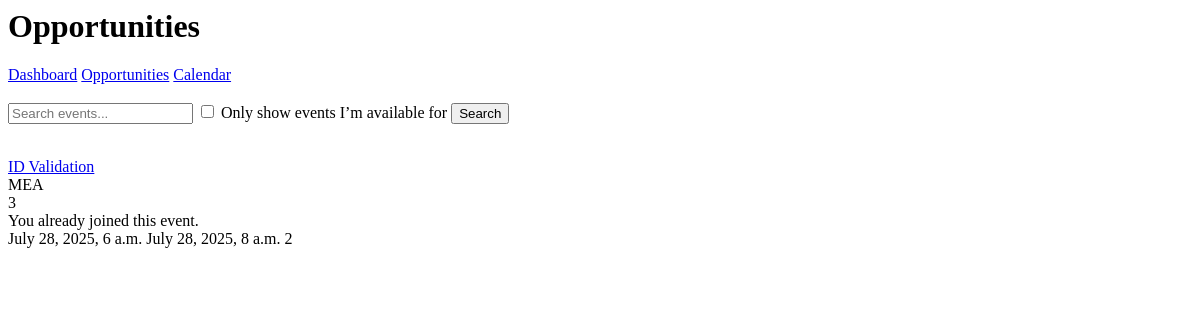
Page /student_opportunities/ (signed in) on the earlier database version.
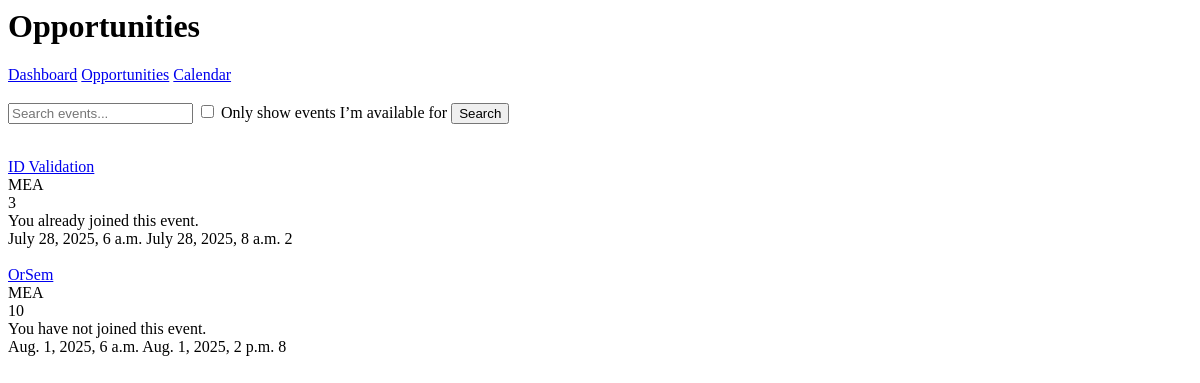
Same page on the later database version.
### core/models.py (models this page shows)
class Event(models.Model):
    name = models.CharField(max_length=100)
    description = models.TextField()
    location = models.CharField(max_length=50)
    service_hours = models.IntegerField()
    number_of_students = models.IntegerField()
    role_descriptions = models.TextField()
    start_datetime = models.DateTimeField()
    end_datetime = models.DateTimeField()
    organizer = models.ForeignKey(
        OrgProfile, on_delete=models.CASCADE, related_name="events"
    )
    approved = models.BooleanField(default=False)
    students = models.ManyToManyField(
        StudentProfile, through="Participation", related_name="events"
    )
    def remaining_slots(self):
        assigned_count = self.participation_set.count()
        return max(0, self.number_of_students - assigned_count)
    def is_user_in_event(self, user):
        try:
            student_profile = user.studentprofile
        except StudentProfile.DoesNotExist:
            return False
        return Participation.objects.filter(
            student=student_profile, event=self
        ).exists()

class OrgProfile(models.Model):
    user = models.OneToOneField(User, on_delete=models.CASCADE)
    name = models.CharField(max_length=100)

### core/views.py (the view, shortened to what this page needs)
# urls.py: path("student_opportunities/", views.student_opportunities, name="student_opportunities"),
@login_required
def student_opportunities(request):
    user = request.user
    try:
        student_profile = user.studentprofile
    except StudentProfile.DoesNotExist:
        student_profile = None
        return redirect("login_view")
    now = timezone.now()
    search_query = request.GET.get("search", "")
    events = Event.objects.filter(start_datetime__gt=now, approved=True)
    if search_query:
        events = events.filter(name__icontains=search_query)
    user_event_status = {}
    filter_conflicts = request.GET.get("filter_conflicts") == "on"
    for event in events:
        user_event_status[event.id] = event.is_user_in_event(user)
    context = {
        "student": student_profile,
        "events": events,
        "user_event_status": user_event_status,
        "search_query": search_query,
        "filter_conflicts": filter_conflicts,
    }
    if request.method == "GET":
        template = loader.get_template("core/student_opportunities.html")
        return HttpResponse(template.render(context, request))

### core/templatetags/custom_filters.py (called while the page is built)
@register.filter
def get_item(dictionary, key):
    return dictionary.get(key)

### core/templates/core/student_opportunities.html (shortened to what this page needs)
{% load custom_filters %}
<h1>Opportunities</h1>
<a href="/student_dashboard">Dashboard</a>
<a href="/student_opportunities">Opportunities</a>
<a href="/student_calendar">Calendar</a>
<form method="get" action="{% url 'student_opportunities' %}">
    <input type="text" name="search" placeholder="Search events..." value="{{ request.GET.search }}">
    <label>
        <input type="checkbox" name="filter_conflicts" {% if filter_conflicts %}checked{% endif %}>
        Only show events I’m available for
    </label>
    <button type="submit">Search</button>
</form>
{% if events %}
    {% for event in events %}
        <a href="/student_opportunities_details/{{ event.id }}"><div>{{ event.name }}</div></a>
        <div>{{ event.organizer.name }}</div>
        <div>{{ event.remaining_slots }}</div>
        {% if user_event_status|get_item:event.id %}
            <div>You already joined this event.</div>
        {% else %}
            <div>You have not joined this event.</div>
        {% endif %}
        {{ event.start_datetime }}
        {{ event.end_datetime }}
        {{ event.service_hours }}
    {% endfor %}
{% endif %}

Differences in the rows shown:
added Event: name "OrSem", organizer.name "MEA", remaining_slots "10", shows "You have not joined this event.", start_datetime "Aug. 1, 2025, 6 a.m.", end_datetime "Aug. 1, 2025, 2 p.m.", service_hours "8"
